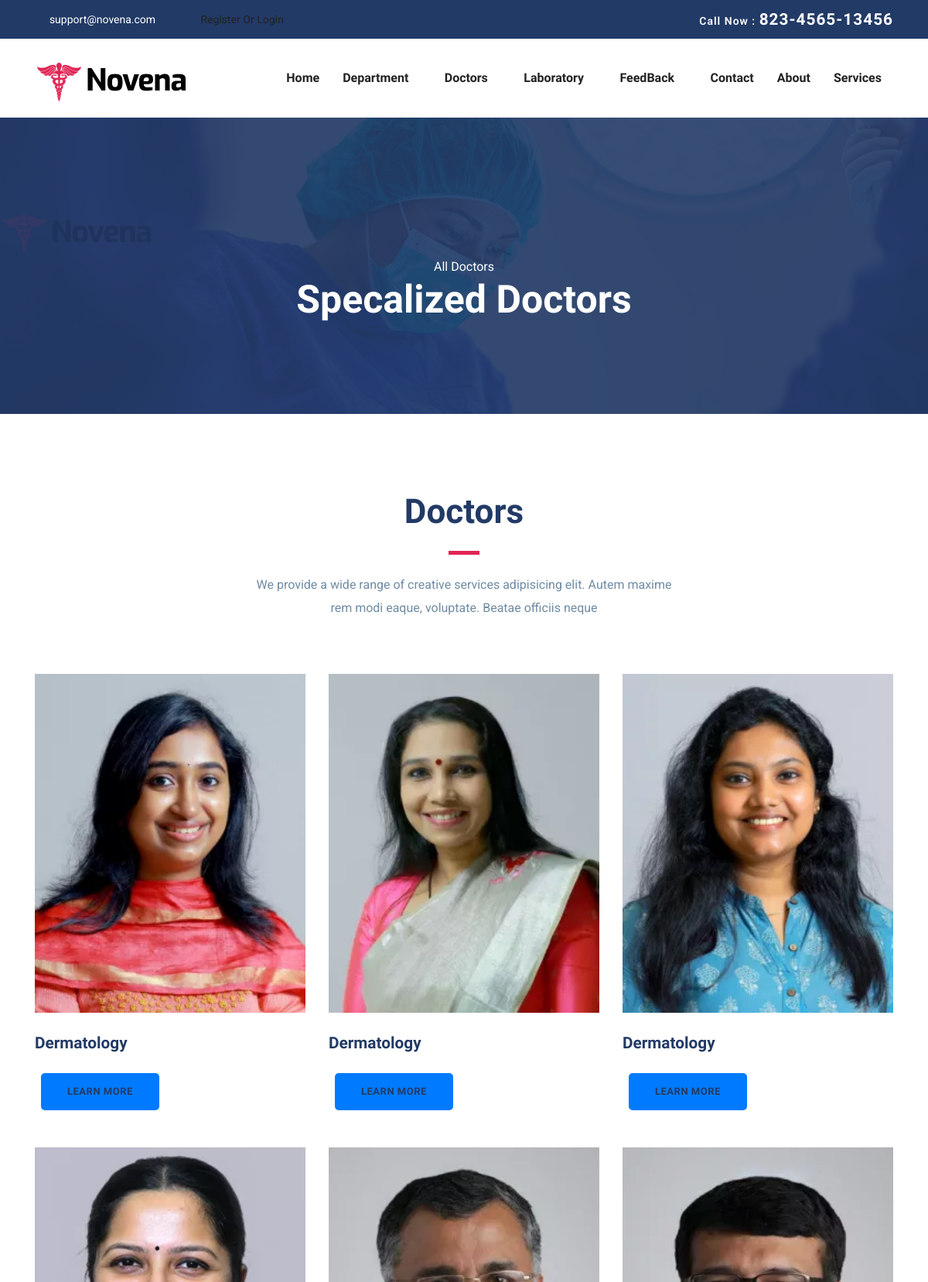
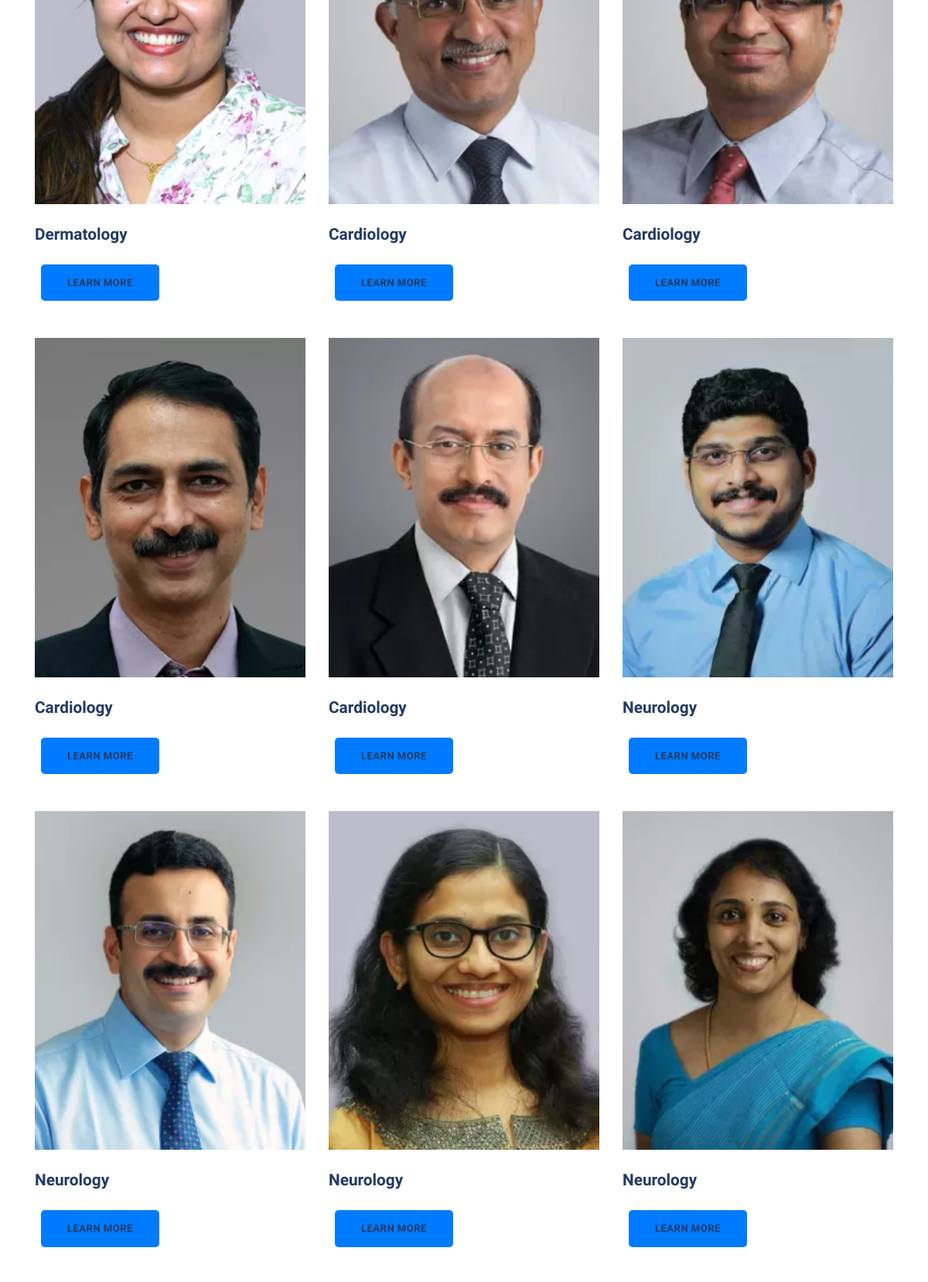
/HospitalFrontend/doctorspages/ (upper part), run on the app's committed database (2 pictures, top to bottom).
### HospitalBackend/models.py (models this page shows)
class DoctorDB(models.Model):
    doc_name = models.CharField(max_length=100, null=True, blank=True)
    doc_spec = models.CharField(max_length=100, null=True, blank=True)
    doc_desc = models.CharField(max_length=100, null=True, blank=True)
    Departmentname = models.CharField(max_length=100, null=True, blank=True)
    doc_image = models.ImageField(upload_to="CategoryImage", null=True, blank=True)

### HospitalFrontend/views.py (the view)
# urls.py: path('doctorspages/', views.doctorspages,name="doctorspages"),
def doctorspages(request):
    doc = DoctorDB.objects.all()
    return render(request, "doctors.html", {'doc': doc})

### HospitalFrontend/templates/doctors.html (shortened to what this page needs)
<!DOCTYPE html>
{% load static %}
<html lang="zxx">
<head>
  <link rel="stylesheet" href="{% static 'hospital/plugins/bootstrap/css/bootstrap.min.css' %}">
  <link rel="stylesheet" href="{% static 'hospital/plugins/icofont/icofont.min.css' %}">
  <link rel="stylesheet" href="{% static 'hospital/plugins/slick-carousel/slick/slick.css' %}">
  <link rel="stylesheet" href="{% static 'hospital/plugins/slick-carousel/slick/slick-theme.css' %}">
  <link rel="stylesheet" href="{% static 'hospital/css/style.css' %}">
</head>
<body id="top">
<header>
	<div class="header-top-bar">
		<div class="container">
			<div class="row align-items-center">
				<div class="col-lg-6">
					<ul class="top-bar-info list-inline-item pl-0 mb-0">
						<li class="list-inline-item"><a href="mailto:support@gmail.com"><i class="icofont-support-faq mr-2"></i>support@novena.com</a></li>
						{% if request.session.Username %}
						<li class="list-inline-item"></li><a href="{% url 'logout' %}"><i class="icofont-location-pin mr-2"></i>{{request.session.Username}}/Logout</a></li>
						 {% else %}
						<li class="list-inline-item"></li><a href="{% url 'signuppage' %}" ><i class="icofont-location-pin mr-2 "></i>Register Or Login</a>
						{% endif %}
					</ul>
				</div>
				<div class="col-lg-6">
					<div class="text-lg-right top-right-bar mt-2 mt-lg-0">
						<a href="tel:+23-345-67890" >
							<span>Call Now : </span>
							<span class="h4">823-4565-13456</span>
						</a>
					</div>
				</div>
			</div>
		</div>
	</div>
	<nav class="navbar navbar-expand-lg navigation" id="navbar">
		<div class="container">
		 	 <a class="navbar-brand" href="index.html">
			  	<img src="{% static 'hospital/images/logo.png' %}" alt="" class="img-fluid">
			  </a>
		  <div class="collapse navbar-collapse" id="navbarmain">
			<ul class="navbar-nav ml-auto">
			  <li class="nav-item active">
				<a class="nav-link" href="{% url 'homepage' %}">Home</a>
			  </li>
			    <li class="nav-item dropdown">
					<a class="nav-link dropdown-toggle" href="department.html" id="dropdown02" data-toggle="dropdown" aria-haspopup="true" aria-expanded="false">Department <i class="icofont-thin-down"></i></a>
			  	</li>
			  	<li class="nav-item dropdown">
					<a class="nav-link dropdown-toggle" href="doctor.html" id="dropdown03" data-toggle="dropdown" aria-haspopup="true" aria-expanded="false">Doctors <i class="icofont-thin-down"></i></a>
			  	</li>
				<li class="nav-item dropdown">
					<a class="nav-link dropdown-toggle" href="doctor.html" id="dropdown03" data-toggle="dropdown" aria-haspopup="true" aria-expanded="false">Laboratory <i class="icofont-thin-down"></i></a>
			  	</li>
			   <li class="nav-item dropdown">
					<a class="nav-link dropdown-toggle" href="blog-sidebar.html" id="dropdown05" data-toggle="dropdown" aria-haspopup="true" aria-expanded="false">FeedBack <i class="icofont-thin-down"></i></a>
			  	</li>
			   <li class="nav-item"><a class="nav-link" href="{% url 'contactpage' %}">Contact</a></li>
				<li class="nav-item"><a class="nav-link" href="{% url 'aboutpage' %}">About</a></li>
			    <li class="nav-item"><a class="nav-link" href="{% url 'servicepage' %}">Services</a></li>
			</ul>
		  </div>
		</div>
	</nav>
</header>
<section class="page-title bg-1">
	<img src="{% static 'hospital/images/logo.png' %}" alt="" class="img-fluid">
  <div class="container">
    <div class="row">
      <div class="col-md-12">
        <div class="block text-center">
          <span class="text-white">All Doctors</span>
          <h1 class="text-capitalize mb-5 text-lg">Specalized doctors</h1>
        </div>
      </div>
    </div>
  </div>
</section>
<section class="section doctors">
  <div class="container">
  	  <div class="row justify-content-center">
             <div class="col-lg-6 text-center">
                <div class="section-title">
                    <h2>Doctors</h2>
                    <div class="divider mx-auto my-4"></div>
                    <p>We provide a wide range of creative services adipisicing elit. Autem maxime rem modi eaque, voluptate. Beatae officiis neque </p>
                </div>
            </div>
        </div>
    <div class="row">
			{% for i in doc %}
			<div class="col-lg-4 col-md-12 ">
				<div class="department-block mb-5">
					<img src="{{i.doc_image.url}}" alt="" class="img-fluid w-100" height="200px" width="200px">
					<div class="content">
						<h4 class="mt-4 mb-2 title-color">{{i.Departmentname}}</h4>
						<form action="{% url 'doctorsinglepage' docid=i.id %}">
							<button class=" btn btn-primary read-more cofont-simple-right ml-2"> Learn More </button>
						</form>
					</div>
				</div>
			</div>
{% endfor %}
    </div>
  </div>
</section>
  </body>
  </html>

### HospitalFrontend/static/hospital/css/style.css (style rules this page uses)
html { overflow-x: hidden; }
body { line-height: 1.6; font-family: "Roboto", sans-serif; -webkit-font-smoothing: antialiased; font-size: 16px; color: #6F8BA4; font-weight: 400; }
h1, .h1, h2, .h2, h3, .h3, h4, .h4, h5, .h5, h6, .h6 { font-family: "Exo", sans-serif; font-weight: 700; color: #222; }
h1, .h1 { font-size: 2.5rem; }
h2, .h2 { font-size: 44px; }
h4, .h4 { font-size: 1.3rem; line-height: 30px; }
p { line-height: 30px; }
.btn { display: inline-block; font-size: 14px; font-size: 0.8125rem; font-weight: 700; letter-spacing: .5px; padding: .75rem 2rem; font-family: "Exo", sans-serif; text-transform: uppercase; border-radius: 5px; border: 2px solid transparent; transition: all .35s ease; }
.section { padding: 100px 0; }
.text-lg { font-size: 3.75rem; }
a { color: #222; text-decoration: none; transition: all .35s ease; }
.page-title { padding: 120px 0px 70px 0px; position: relative; }
.page-title .block h1 { color: #fff; }
.title-color { color: #223a66; }
.section-title { margin-bottom: 70px; }
.section-title h2 { color: #223a66; }
.text-lg { font-size: 50px; }
#navbarmain { padding: 20px 0px; }
#navbarmain .nav-link { font-weight: 600; padding: 10px 15px; color: #222; font-family: "Exo", sans-serif; text-transform: capitalize; font-size: 16px; transition: all .25s ease; }
.dropdown-toggle::after { display: none; }
.navbar-brand { margin-top: 10px; }
.header-top-bar { background: #223a66; font-size: 14px; padding: 10px 0px; box-shadow: 0 1px 2px rgba(0, 0, 0, 0.05); color: #fff; }
.top-bar-info li a { color: #fff; margin-right: 20px; }
.top-right-bar a span { color: #fff; font-weight: 600; letter-spacing: 1px; }
.bg-1 { background: url("../images/bg/22.jpg") no-repeat 50% 50%; background-size: cover; position: relative; }
.divider { width: 40px; height: 5px; background: #e12454; }
.read-more { color: #223a66; }

### data on the page
DoctorDB: doc_image (picture), Departmentname "Dermatology"
DoctorDB: doc_image (picture), Departmentname "Dermatology"
DoctorDB: doc_image (picture), Departmentname "Dermatology"
DoctorDB: doc_image (picture), Departmentname "Dermatology"
DoctorDB: doc_image (picture), Departmentname "Cardiology"
DoctorDB: doc_image (picture), Departmentname "Cardiology"
DoctorDB: doc_image (picture), Departmentname "Cardiology"
DoctorDB: doc_image (picture), Departmentname "Cardiology"
DoctorDB: doc_image (picture), Departmentname "Neurology"
DoctorDB: doc_image (picture), Departmentname "Neurology"
DoctorDB: doc_image (picture), Departmentname "Neurology"
DoctorDB: doc_image (picture), Departmentname "Neurology"
